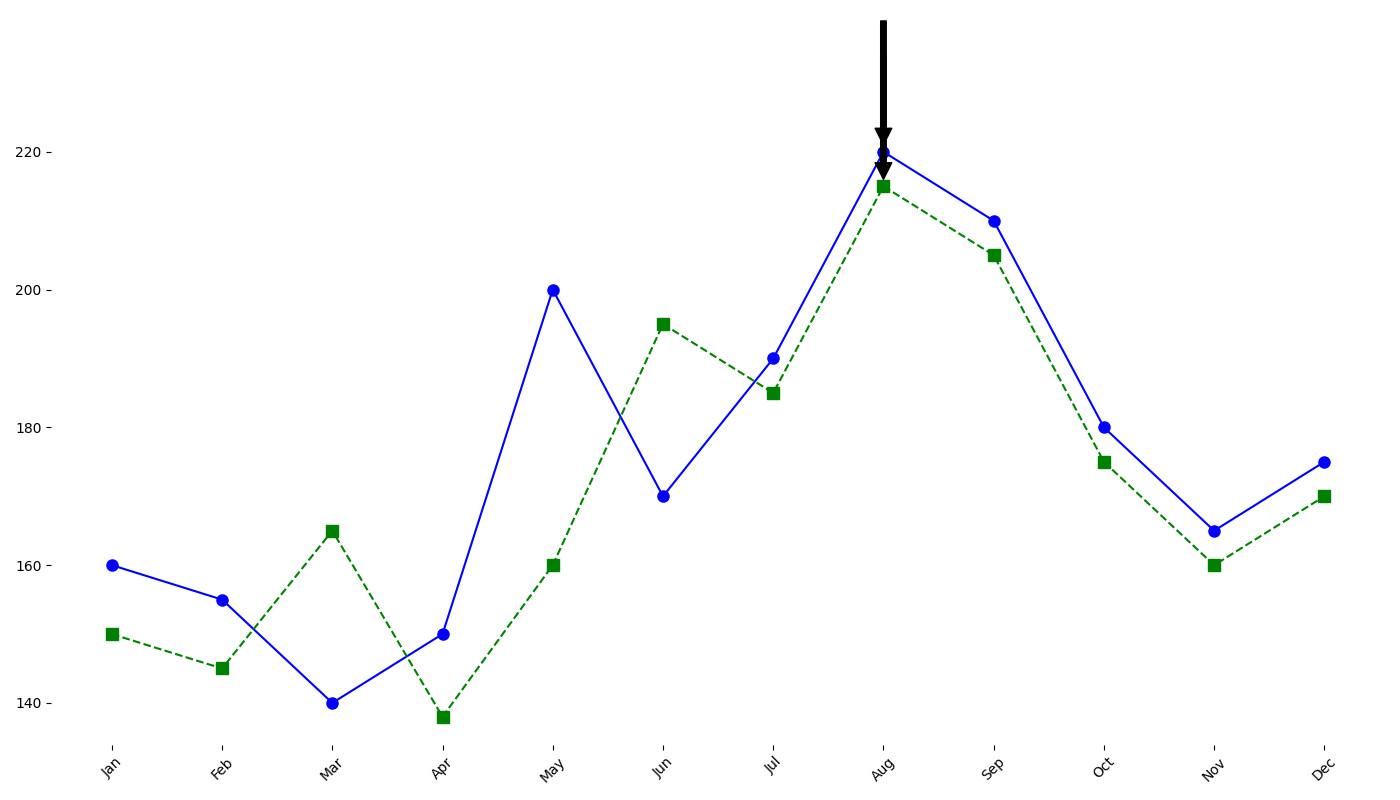

Here is the Python script that generated this plot:
import matplotlib.pyplot as plt
import numpy as np

# Data for months and altered electricity consumption for the current and previous year
months = np.array(['Jan', 'Feb', 'Mar', 'Apr', 'May', 'Jun', 
                   'Jul', 'Aug', 'Sep', 'Oct', 'Nov', 'Dec'])
consumption_current_year = np.array([160, 155, 140, 150, 200, 170, 190, 220, 210, 180, 165, 175])
consumption_previous_year = np.array([150, 145, 165, 138, 160, 195, 185, 215, 205, 175, 160, 170])

fig, ax = plt.subplots(figsize=(14, 8))

# Plot data for the current year
ax.plot(months, consumption_current_year, marker='o', markersize=8, linestyle='-', color='blue')

# Plot data for the previous year
ax.plot(months, consumption_previous_year, marker='s', markersize=8, linestyle='--', color='green')

# Removing plot borders (spines)
for spine in ax.spines.values():
    spine.set_visible(False)

# Annotating peak consumption points
peak_current = months[np.argmax(consumption_current_year)]
peak_previous = months[np.argmax(consumption_previous_year)]
ax.annotate('', 
            xy=(peak_current, max(consumption_current_year)), 
            xytext=(peak_current, max(consumption_current_year) + 20),
            arrowprops=dict(facecolor='black', shrink=0.05))
ax.annotate('', 
            xy=(peak_previous, max(consumption_previous_year)), 
            xytext=(peak_previous, max(consumption_previous_year) + 20),
            arrowprops=dict(facecolor='black', shrink=0.05))

plt.xticks(rotation=45)
plt.tight_layout()
plt.show()
